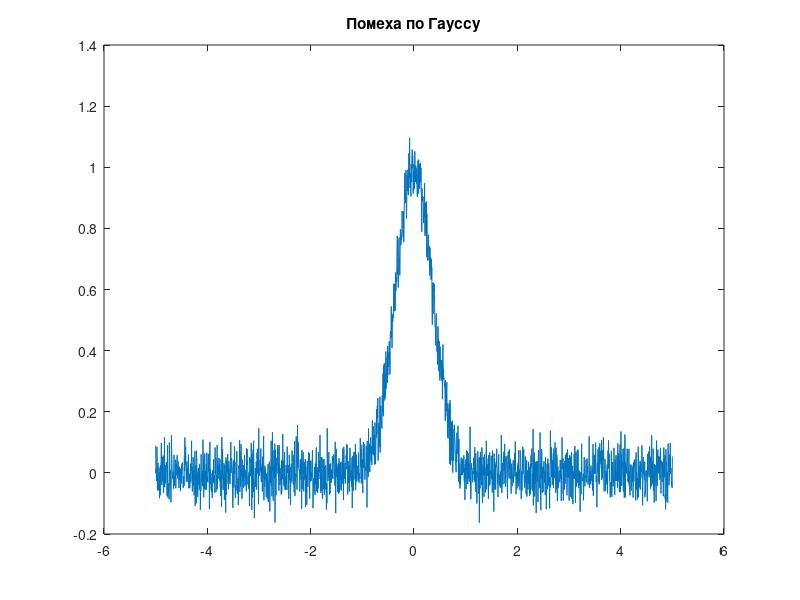
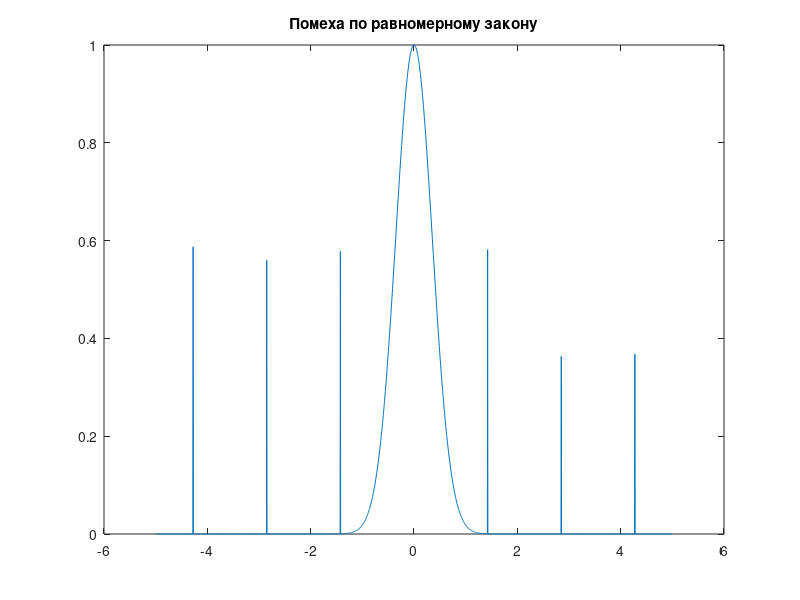
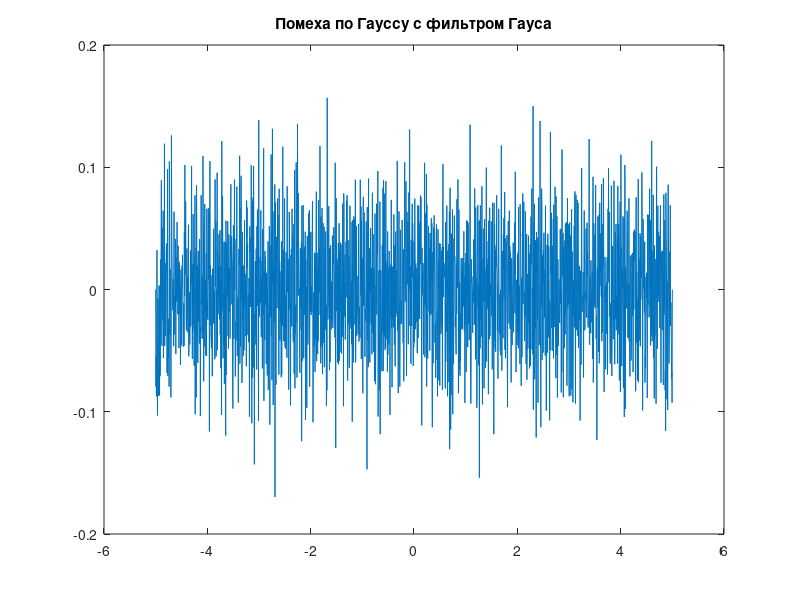
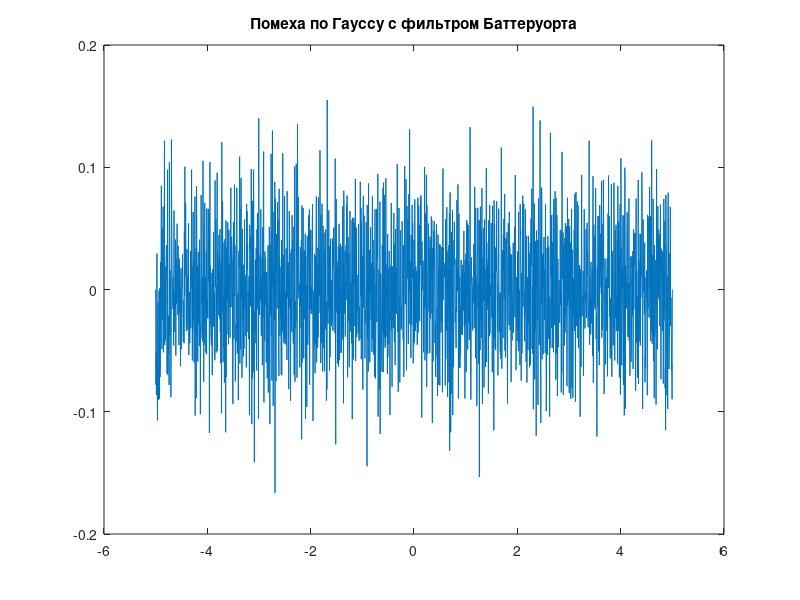

Source code (MATLAB) for these figures, in order:
function lab_05
    sigma = 0.5;

    mult = 5;
    step = 0.005;
    t = -mult:step:mult;

    x0 = gauspls(t, sigma);

    NM = 0;
    NS = 0.05;
    n1 = normrnd(NM,NS,[1 length(x0)]);
    x1 = x0+n1;

    count = 7;
    M = 0.4;
    n2 = impnoise(length(x0),count,M);
    x2 = x0+n2;

    G = gaussfilt(4,20);
    BB = buttfilt(6,20);

    figure(1)
    plot(t,x1);
    title('Помеха по Гауссу');

    figure(2)
    plot(t,x2);
    title('Помеха по равномерному закону');

    figure(3)
    plot(t,x1-filtfilt(G,1,x1));
    title('Помеха по Гауссу с фильтром Гауса');

    figure(4)
    plot(t,x1-filtfilt(BB,1,x1));
    title('Помеха по Гауссу с фильтром Баттеруорта');

    figure(5)
    plot(t,x2-filtfilt(G,1,x2));
    title('Помеха по равномерному закону с фильтром Гауса');

    figure(6)
    plot(t,x2-filtfilt(BB,1,x2));
    title('Помеха по равномерному закону с фильтром Баттеруорта');
end

function y = gauspls(x,s)
    y = exp(-(x/s).^2);
end

function y = impnoise(size,N,mult)
    step = floor(size/N);
    y = zeros(1,size);
    for i = 1:floor(N/2)
        y(round(size/2)+i*step) = mult*(0.5+rand);
        y(round(size/2)-i*step) = mult*(0.5+rand);
    end
end

function y = buttfilt(D,size)
    x = linspace(-size/2,size/2,size);
    y = 1./(1+(D./x).^4);
    y = y/sum(y);
end

function y = gaussfilt(sigma,size)
    x = linspace(-size/2,size/2,size);
    y = 1 - exp(-x.^2/(2*sigma^2));
    y = y/sum(y);
end